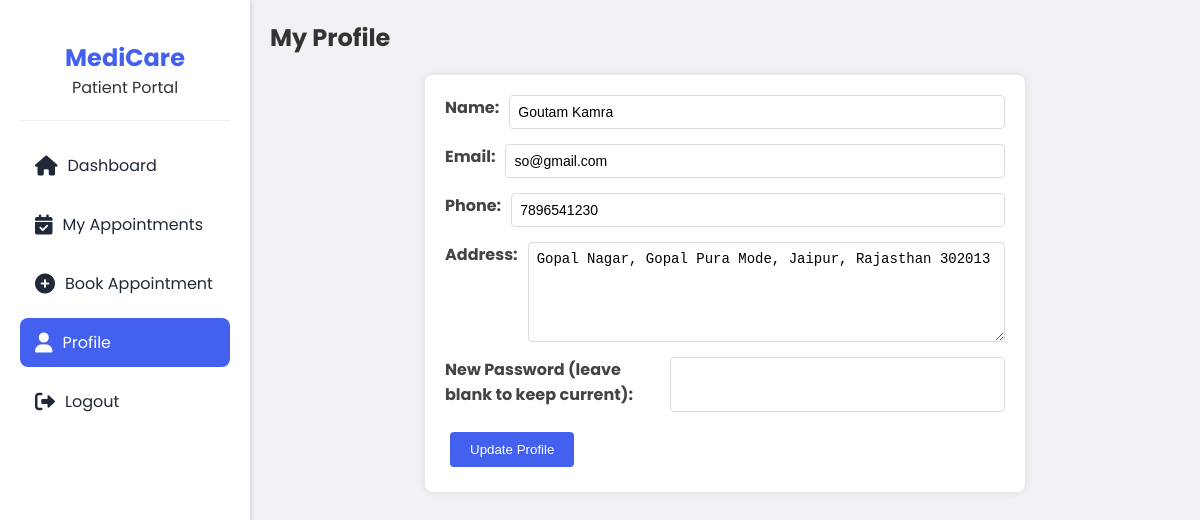
Page /user_dashboard.php?page=profile (signed in) on the committed database.
### tables this page shows
CREATE TABLE `users` (
  `id` int(11) NOT NULL,
  `name` varchar(100) DEFAULT NULL,
  `email` varchar(100) DEFAULT NULL,
  `password` varchar(100) DEFAULT NULL,
  `address` varchar(200) DEFAULT NULL,
  `phone` varchar(20) DEFAULT NULL,
  `created_at` timestamp NOT NULL DEFAULT current_timestamp()
);

### user_pages/profile.php (the view, shortened to what this page needs)
<?php
$profile_query = "SELECT * FROM users WHERE id = $user_id";
$profile_result = mysqli_query($conn, $profile_query);
$profile = mysqli_fetch_assoc($profile_result);
?>
<h2>My Profile</h2>
<div class="profile-box">
    <form action="update_profile.php" method="POST">
        <div class="form-group">
            <label>Name:</label>
            <input type="text" name="name" value="<?php echo $profile['name']; ?>" required>
        </div>
        <div class="form-group">
            <label>Email:</label>
            <input type="email" name="email" value="<?php echo $profile['email']; ?>" required>
        </div>
        <div class="form-group">
            <label>Phone:</label>
            <input type="text" name="phone" value="<?php echo $profile['phone']; ?>" required>
        </div>
        <div class="form-group">
            <label>Address:</label>
            <textarea name="address" required><?php echo $profile['address']; ?></textarea>
        </div>
        <div class="form-group">
            <label>New Password (leave blank to keep current):</label>
            <input type="password" name="password">
        </div>
        <button type="submit" name="update" class="btn btn-primary">Update Profile</button>
    </form>
</div>

### css/style.css (style rules this page uses)
:root { --primary-color: #4361ee; --secondary-color: #3f37c9; --success-color: #4CAF50; --pending-color: #f39c12; --danger-color: #e74c3c; --dark-color: #1f2937; --light-color: #f3f4f6; --sidebar-width: 250px; }
* { margin: 0; padding: 0; box-sizing: border-box; }
body { font-family: 'Poppins', sans-serif; background: #f0f2f5; color: #333; }
.btn { padding: 10px 20px; border: none; border-radius: 8px; cursor: pointer; font-weight: 500; transition: all 0.3s ease; }
.btn-primary { background: var(--primary-color); color: white; }
.form-group { display: flex; gap: 10px; margin-bottom: 10px; }
.profile-box { width: 90%; max-width: 600px; margin: 20px auto; padding: 20px; background: white; border-radius: 8px; box-shadow: 0 0 10px rgba(0,0,0,0.1); }
.form-group { margin-bottom: 15px; }
.form-group label { display: block; margin-bottom: 5px; font-weight: bold; color: #444; }
.form-group input, .form-group textarea { width: 100%; padding: 8px; border: 1px solid #ddd; border-radius: 4px; font-size: 14px; }
.form-group textarea { height: 100px; resize: vertical; }
.form-group label { display: block; margin-bottom: 5px; font-weight: bold; }
.btn { padding: 10px 20px; border: none; border-radius: 4px; cursor: pointer; text-decoration: none; display: inline-block; margin: 5px; }
.btn-primary { background: #4361ee; color: white; }
textarea { height: 100px; resize: vertical; }

### rows in the picture
users: name "Goutam Kamra", email "so@gmail.com", phone "7896541230", address "Gopal Nagar, Gopal Pura Mode, Jaipur, Rajasthan 302013"
